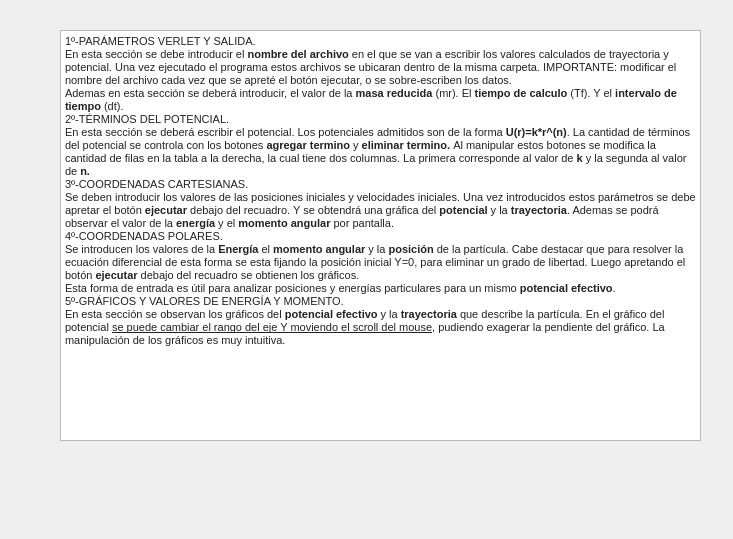
<?xml version="1.0" encoding="UTF-8"?>
<ui version="4.0">
 <class>Instrucciones</class>
 <widget class="QDialog" name="Instrucciones">
  <property name="geometry">
   <rect>
    <x>0</x>
    <y>0</y>
    <width>733</width>
    <height>539</height>
   </rect>
  </property>
  <property name="windowTitle">
   <string>Dialog</string>
  </property>
  <widget class="QTextEdit" name="textEdit">
   <property name="geometry">
    <rect>
     <x>60</x>
     <y>30</y>
     <width>641</width>
     <height>411</height>
    </rect>
   </property>
   <property name="html">
    <string>&lt;!DOCTYPE HTML PUBLIC &quot;-//W3C//DTD HTML 4.0//EN&quot; &quot;http://www.w3.org/TR/REC-html40/strict.dtd&quot;&gt;
&lt;html&gt;&lt;head&gt;&lt;meta name=&quot;qrichtext&quot; content=&quot;1&quot; /&gt;&lt;style type=&quot;text/css&quot;&gt;
p, li { white-space: pre-wrap; }
&lt;/style&gt;&lt;/head&gt;&lt;body style=&quot; font-family:'MS Shell Dlg 2'; font-size:8.25pt; font-weight:400; font-style:normal;&quot;&gt;
&lt;p style=&quot; margin-top:0px; margin-bottom:0px; margin-left:0px; margin-right:0px; -qt-block-indent:0; text-indent:0px; background-color:#ffffff;&quot;&gt;&lt;span style=&quot; font-family:'arial,sans-serif'; font-size:8pt; color:#222222; background-color:#ffffff;&quot;&gt;1º-PARÁMETROS VERLET Y SALIDA.&lt;/span&gt;&lt;/p&gt;
&lt;p style=&quot; margin-top:0px; margin-bottom:0px; margin-left:0px; margin-right:0px; -qt-block-indent:0; text-indent:0px; background-color:#ffffff;&quot;&gt;&lt;span style=&quot; font-family:'arial,sans-serif'; font-size:8pt; color:#222222; background-color:#ffffff;&quot;&gt;En esta sección se debe introducir el &lt;/span&gt;&lt;span style=&quot; font-family:'arial,sans-serif'; font-size:8pt; font-weight:600; color:#222222;&quot;&gt;nombre del archivo&lt;/span&gt;&lt;span style=&quot; font-family:'arial,sans-serif'; font-size:8pt; color:#222222;&quot;&gt; en el que se van a escribir los valores calculados de trayectoria y potencial. Una vez ejecutado el programa estos archivos se ubicaran dentro de la misma carpeta. IMPORTANTE: modificar el nombre del archivo cada vez que se apreté el botón ejecutar, o se sobre-escriben los datos.&lt;/span&gt;&lt;/p&gt;
&lt;p style=&quot; margin-top:0px; margin-bottom:0px; margin-left:0px; margin-right:0px; -qt-block-indent:0; text-indent:0px; background-color:#ffffff;&quot;&gt;&lt;span style=&quot; font-family:'arial,sans-serif'; font-size:8pt; color:#222222; background-color:#ffffff;&quot;&gt;Ademas en esta sección se deberá introducir, el valor de la &lt;/span&gt;&lt;span style=&quot; font-family:'arial,sans-serif'; font-size:8pt; font-weight:600; color:#222222;&quot;&gt;masa reducida&lt;/span&gt;&lt;span style=&quot; font-family:'arial,sans-serif'; font-size:8pt; color:#222222;&quot;&gt; (mr). El &lt;/span&gt;&lt;span style=&quot; font-family:'arial,sans-serif'; font-size:8pt; font-weight:600; color:#222222;&quot;&gt;tiempo de calculo&lt;/span&gt;&lt;span style=&quot; font-family:'arial,sans-serif'; font-size:8pt; color:#222222;&quot;&gt; (Tf). Y el &lt;/span&gt;&lt;span style=&quot; font-family:'arial,sans-serif'; font-size:8pt; font-weight:600; color:#222222;&quot;&gt;intervalo de tiempo&lt;/span&gt;&lt;span style=&quot; font-family:'arial,sans-serif'; font-size:8pt; color:#222222;&quot;&gt; (dt).&lt;/span&gt;&lt;/p&gt;
&lt;p style=&quot; margin-top:0px; margin-bottom:0px; margin-left:0px; margin-right:0px; -qt-block-indent:0; text-indent:0px; background-color:#ffffff;&quot;&gt;&lt;span style=&quot; font-family:'arial,sans-serif'; font-size:8pt; color:#222222; background-color:#ffffff;&quot;&gt;2º-TÉRMINOS DEL POTENCIAL.&lt;/span&gt;&lt;/p&gt;
&lt;p style=&quot; margin-top:0px; margin-bottom:0px; margin-left:0px; margin-right:0px; -qt-block-indent:0; text-indent:0px; background-color:#ffffff;&quot;&gt;&lt;span style=&quot; font-family:'arial,sans-serif'; font-size:8pt; color:#222222; background-color:#ffffff;&quot;&gt;En esta sección se deberá escribir el potencial. Los potenciales admitidos son de la forma &lt;/span&gt;&lt;span style=&quot; font-family:'arial,sans-serif'; font-size:8pt; font-weight:600; color:#222222;&quot;&gt;U(r)=k*r^(n)&lt;/span&gt;&lt;span style=&quot; font-family:'arial,sans-serif'; font-size:8pt; color:#222222;&quot;&gt;. La cantidad de términos del potencial se controla con los botones &lt;/span&gt;&lt;span style=&quot; font-family:'arial,sans-serif'; font-size:8pt; font-weight:600; color:#222222;&quot;&gt;agregar termino &lt;/span&gt;&lt;span style=&quot; font-family:'arial,sans-serif'; font-size:8pt; color:#222222;&quot;&gt;y &lt;/span&gt;&lt;span style=&quot; font-family:'arial,sans-serif'; font-size:8pt; font-weight:600; color:#222222;&quot;&gt;eliminar termino. &lt;/span&gt;&lt;span style=&quot; font-family:'arial,sans-serif'; font-size:8pt; color:#222222;&quot;&gt;Al manipular estos botones se modifica la cantidad de filas en la tabla a la derecha, la cual tiene dos columnas. La primera corresponde al valor de &lt;/span&gt;&lt;span style=&quot; font-family:'arial,sans-serif'; font-size:8pt; font-weight:600; color:#222222;&quot;&gt;k &lt;/span&gt;&lt;span style=&quot; font-family:'arial,sans-serif'; font-size:8pt; color:#222222;&quot;&gt;y la segunda al valor de &lt;/span&gt;&lt;span style=&quot; font-family:'arial,sans-serif'; font-size:8pt; font-weight:600; color:#222222;&quot;&gt;n.&lt;/span&gt;&lt;/p&gt;
&lt;p style=&quot; margin-top:0px; margin-bottom:0px; margin-left:0px; margin-right:0px; -qt-block-indent:0; text-indent:0px; background-color:#ffffff;&quot;&gt;&lt;span style=&quot; font-family:'arial,sans-serif'; font-size:8pt; color:#222222; background-color:#ffffff;&quot;&gt;3º-COORDENADAS CARTESIANAS.&lt;/span&gt;&lt;/p&gt;
&lt;p style=&quot; margin-top:0px; margin-bottom:0px; margin-left:0px; margin-right:0px; -qt-block-indent:0; text-indent:0px; background-color:#ffffff;&quot;&gt;&lt;span style=&quot; font-family:'arial,sans-serif'; font-size:8pt; color:#222222; background-color:#ffffff;&quot;&gt;Se deben introducir los valores de las posiciones iniciales y velocidades iniciales. Una vez introducidos estos parámetros se debe apretar el botón &lt;/span&gt;&lt;span style=&quot; font-family:'arial,sans-serif'; font-size:8pt; font-weight:600; color:#222222;&quot;&gt;ejecutar&lt;/span&gt;&lt;span style=&quot; font-family:'arial,sans-serif'; font-size:8pt; color:#222222;&quot;&gt; debajo del recuadro. Y se obtendrá una gráfica del&lt;/span&gt;&lt;span style=&quot; font-family:'arial,sans-serif'; font-size:8pt; font-weight:600; color:#222222;&quot;&gt; potencial&lt;/span&gt;&lt;span style=&quot; font-family:'arial,sans-serif'; font-size:8pt; color:#222222;&quot;&gt; y la &lt;/span&gt;&lt;span style=&quot; font-family:'arial,sans-serif'; font-size:8pt; font-weight:600; color:#222222;&quot;&gt;trayectoria&lt;/span&gt;&lt;span style=&quot; font-family:'arial,sans-serif'; font-size:8pt; color:#222222;&quot;&gt;. Ademas se podrá observar el valor de la &lt;/span&gt;&lt;span style=&quot; font-family:'arial,sans-serif'; font-size:8pt; font-weight:600; color:#222222;&quot;&gt;energía&lt;/span&gt;&lt;span style=&quot; font-family:'arial,sans-serif'; font-size:8pt; color:#222222;&quot;&gt; y el &lt;/span&gt;&lt;span style=&quot; font-family:'arial,sans-serif'; font-size:8pt; font-weight:600; color:#222222;&quot;&gt;momento angular&lt;/span&gt;&lt;span style=&quot; font-family:'arial,sans-serif'; font-size:8pt; color:#222222;&quot;&gt; por pantalla.&lt;/span&gt;&lt;/p&gt;
&lt;p style=&quot; margin-top:0px; margin-bottom:0px; margin-left:0px; margin-right:0px; -qt-block-indent:0; text-indent:0px; background-color:#ffffff;&quot;&gt;&lt;span style=&quot; font-family:'arial,sans-serif'; font-size:8pt; color:#222222; background-color:#ffffff;&quot;&gt;4º-COORDENADAS POLARES.&lt;/span&gt;&lt;/p&gt;
&lt;p style=&quot; margin-top:0px; margin-bottom:0px; margin-left:0px; margin-right:0px; -qt-block-indent:0; text-indent:0px; background-color:#ffffff;&quot;&gt;&lt;span style=&quot; font-family:'arial,sans-serif'; font-size:8pt; color:#222222; background-color:#ffffff;&quot;&gt;Se introducen los valores de la &lt;/span&gt;&lt;span style=&quot; font-family:'arial,sans-serif'; font-size:8pt; font-weight:600; color:#222222;&quot;&gt;Energía&lt;/span&gt;&lt;span style=&quot; font-family:'arial,sans-serif'; font-size:8pt; color:#222222;&quot;&gt; el &lt;/span&gt;&lt;span style=&quot; font-family:'arial,sans-serif'; font-size:8pt; font-weight:600; color:#222222;&quot;&gt;momento angular&lt;/span&gt;&lt;span style=&quot; font-family:'arial,sans-serif'; font-size:8pt; color:#222222;&quot;&gt; y la &lt;/span&gt;&lt;span style=&quot; font-family:'arial,sans-serif'; font-size:8pt; font-weight:600; color:#222222;&quot;&gt;posición&lt;/span&gt;&lt;span style=&quot; font-family:'arial,sans-serif'; font-size:8pt; color:#222222;&quot;&gt; de la partícula. Cabe destacar que para resolver la ecuación diferencial de esta forma se esta fijando la posición inicial Y=0, para eliminar un grado de libertad. Luego apretando el botón &lt;/span&gt;&lt;span style=&quot; font-family:'arial,sans-serif'; font-size:8pt; font-weight:600; color:#222222;&quot;&gt;ejecutar&lt;/span&gt;&lt;span style=&quot; font-family:'arial,sans-serif'; font-size:8pt; color:#222222;&quot;&gt; debajo del recuadro se obtienen los gráficos.&lt;/span&gt;&lt;/p&gt;
&lt;p style=&quot; margin-top:0px; margin-bottom:0px; margin-left:0px; margin-right:0px; -qt-block-indent:0; text-indent:0px; background-color:#ffffff;&quot;&gt;&lt;span style=&quot; font-family:'arial,sans-serif'; font-size:8pt; color:#222222; background-color:#ffffff;&quot;&gt;Esta forma de entrada es útil para analizar posiciones y energías particulares para un mismo &lt;/span&gt;&lt;span style=&quot; font-family:'arial,sans-serif'; font-size:8pt; font-weight:600; color:#222222;&quot;&gt;potencial efectivo&lt;/span&gt;&lt;span style=&quot; font-family:'arial,sans-serif'; font-size:8pt; color:#222222;&quot;&gt;.&lt;/span&gt;&lt;/p&gt;
&lt;p style=&quot; margin-top:0px; margin-bottom:0px; margin-left:0px; margin-right:0px; -qt-block-indent:0; text-indent:0px; background-color:#ffffff;&quot;&gt;&lt;span style=&quot; font-family:'arial,sans-serif'; font-size:8pt; color:#222222; background-color:#ffffff;&quot;&gt;5º-GRÁFICOS Y VALORES DE ENERGÍA Y MOMENTO.&lt;/span&gt;&lt;/p&gt;
&lt;p style=&quot; margin-top:0px; margin-bottom:0px; margin-left:0px; margin-right:0px; -qt-block-indent:0; text-indent:0px; background-color:#ffffff;&quot;&gt;&lt;span style=&quot; font-family:'arial,sans-serif'; font-size:8pt; color:#222222; background-color:#ffffff;&quot;&gt;En esta sección se observan los gráficos del &lt;/span&gt;&lt;span style=&quot; font-family:'arial,sans-serif'; font-size:8pt; font-weight:600; color:#222222;&quot;&gt;potencial efectivo&lt;/span&gt;&lt;span style=&quot; font-family:'arial,sans-serif'; font-size:8pt; color:#222222;&quot;&gt; y la &lt;/span&gt;&lt;span style=&quot; font-family:'arial,sans-serif'; font-size:8pt; font-weight:600; color:#222222;&quot;&gt;trayectoria&lt;/span&gt;&lt;span style=&quot; font-family:'arial,sans-serif'; font-size:8pt; color:#222222;&quot;&gt; que describe la partícula. En el gráfico del potencial &lt;/span&gt;&lt;span style=&quot; font-family:'arial,sans-serif'; font-size:8pt; text-decoration: underline; color:#222222;&quot;&gt;se puede cambiar el rango del eje Y moviendo el scroll del mouse&lt;/span&gt;&lt;span style=&quot; font-family:'arial,sans-serif'; font-size:8pt; color:#222222;&quot;&gt;, pudiendo exagerar la pendiente del gráfico. La manipulación de los gráficos es muy intuitiva.&lt;/span&gt;&lt;/p&gt;&lt;/body&gt;&lt;/html&gt;</string>
   </property>
  </widget>
 </widget>
 <resources/>
 <connections/>
</ui>
